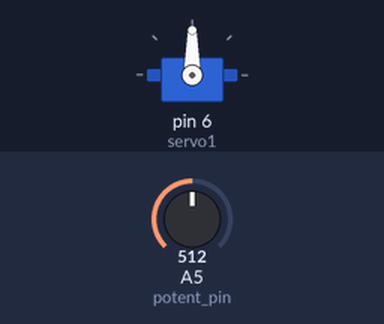
The sketch below on a simulated Arduino Uno, built with avr-gcc and run on an emulated ATmega328P. Parts: servo. The test bench sets the inputs (shaded band); at power-on: A5 (potent_pin) = 512. What the sketch prints to the serial monitor is not drawn.

Above: at 1.2 s.
1.3 s: A5 (potent_pin) set to 716
At 1.8 s:
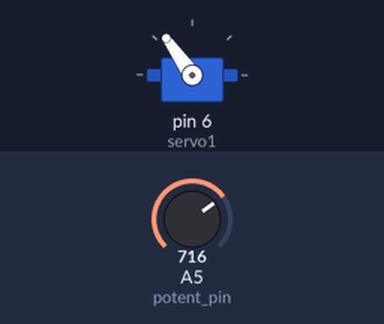
2.8 s: A5 (potent_pin) set to 900
At 4.0 s:
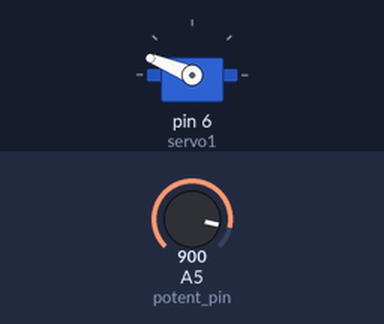
4.3 s: A5 (potent_pin) set to 1023
At 5.1 s:
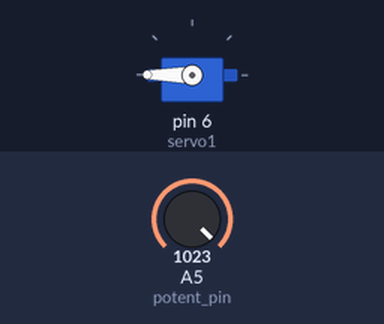
5.8 s: A5 (potent_pin) set to 306
At 6.2 s:
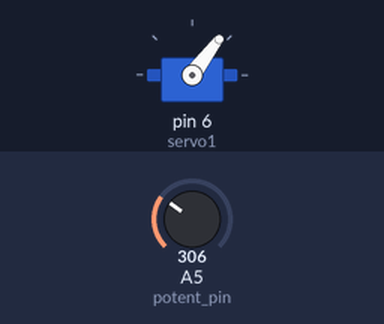
7.3 s: A5 (potent_pin) set to 122
At 7.6 s:
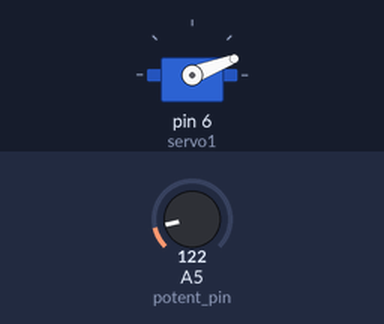
8.8 s: A5 (potent_pin) set to 0
At 9.8 s:
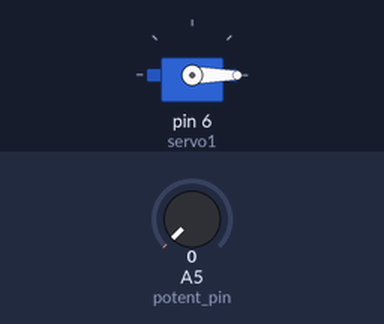
Timing chart, 0 to 11.3 s (numbered marks = the images above; inputs shaded):
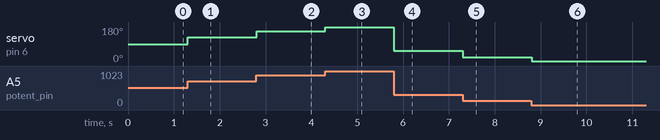

The sketch:

servo_feed.ino
```cpp
#include <Servo.h>
#define potent_pin 5   // сюда подключена средняя нога потенциометра
int val;               // переменная для хранения значения с потенциометра
Servo servo1;

void setup() {
  servo1.attach(6);
  Serial.begin(9600);
}

void loop() {
  val = analogRead(potent_pin);     // запомнить показания с потенциометра
  val = map(val, 0, 1023, 0, 180);   // перевести в диапазон 0.. 10
  val = constrain(val, 0, 180);      // ограничить диапазон 0.. 10

  int potent = analogRead(5);
  potent = map(potent, 0, 1023, 0, 180);
  servo1.write(potent);
  delay(2);
  Serial.println(potent);
  Serial.println(val);

}
```

Measured:
- after the input at 1.3 s, servo on pin 6 (servo1): 90° → 125° at once
- after the input at 2.8 s, servo on pin 6 (servo1): 125° → 158° at once
- after the input at 4.3 s, servo on pin 6 (servo1): 158° → 180° at once
- after the input at 5.8 s, servo on pin 6 (servo1): 180° → 53° at once
- after the input at 7.3 s, servo on pin 6 (servo1): 53° → 21° at once
- after the input at 8.8 s, servo on pin 6 (servo1): 21° → 0° at once
